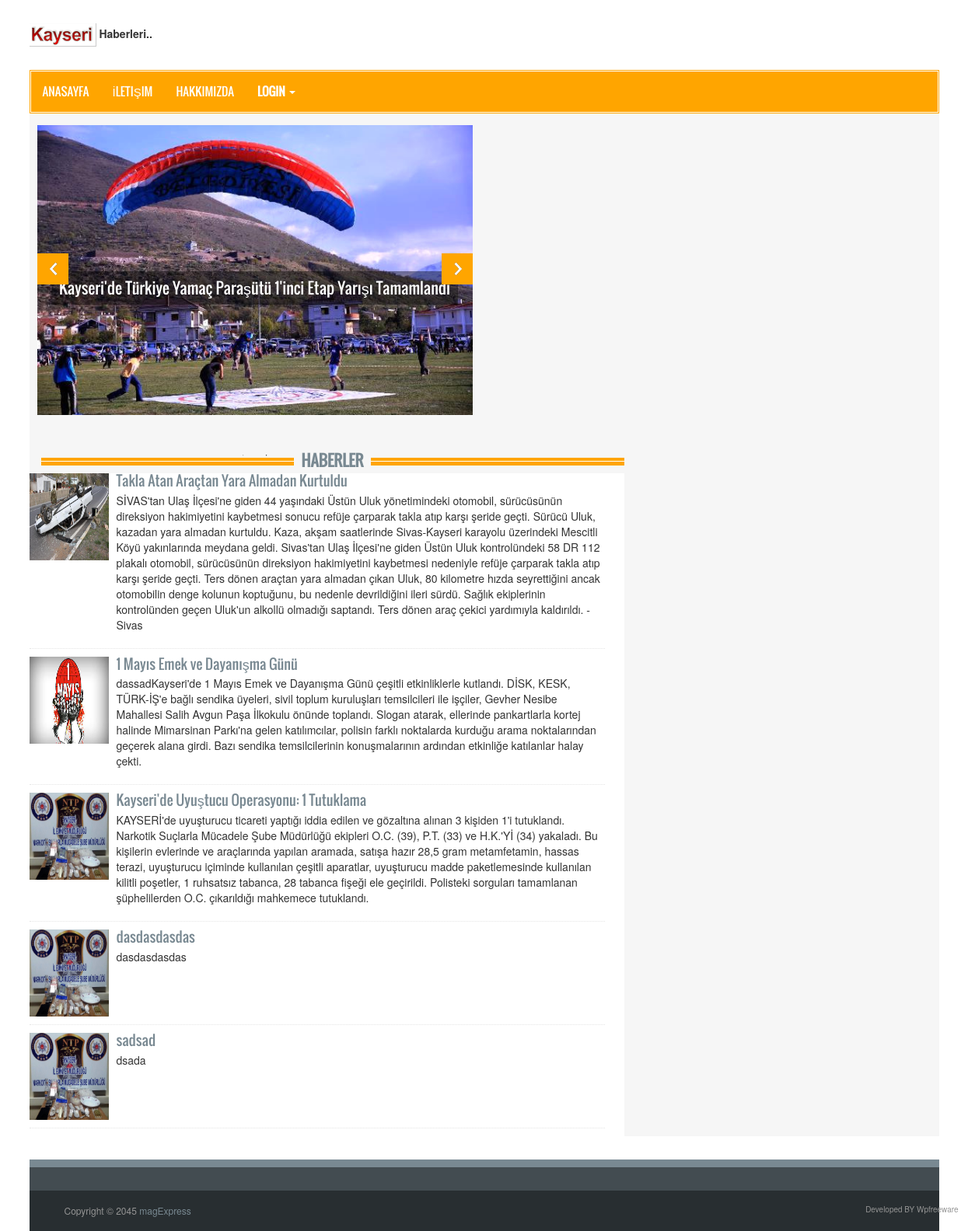
Screenshot of /habersitesi/index.php with the database file from the repository.
### tables this page shows
CREATE TABLE `slider` (
  `haber_id` int(11) NOT NULL,
  `haber_basligi` varchar(250) NOT NULL,
  `haber_icerigi` varchar(10000) NOT NULL,
  `haber_kategori` varchar(250) NOT NULL,
  `haber_resmi` varchar(500) NOT NULL
);

CREATE TABLE `haberler` (
  `haber_id` int(11) NOT NULL,
  `haber_basligi` varchar(250) NOT NULL,
  `haber_icerigi` varchar(10000) NOT NULL,
  `haber_kategori` varchar(200) NOT NULL,
  `haber_resmi` varchar(250) NOT NULL
);

### habersitesi/index.php (the view)
<?php include "header.php"; ?>
<?php include 'baglan.php'; ?>
<?php
  mysqli_query($baglanti, "SET NAMES UTF8");
$slider =mysqli_query($baglanti,"select * from slider");
$haber =mysqli_query($baglanti,"select * from haberler");
 ?>
  <section id="mainContent">
    <div class="content_top">
      <div class="row">
        <div class="col-lg-6 col-md-6 col-sm6">
          <div class="latest_slider">
            <div class="slick_slider">
             <?php while ($slidersor =  mysqli_fetch_array($slider)) {
              ?>
              <div class="single_iteam"><img src="<?php echo $slidersor['haber_resmi']; ?>" alt="">
                <h2><a class="slider_tittle" href="single.php?haber_id=<?php echo $slidersor['haber_id']; ?>"><?php echo $slidersor['haber_basligi'] ; ?></a></h2>
              </div>
              <?php } ?>
            </div>
          </div>
        </div>
      </div>
    </div>
    <div class="content_bottom">
      <div class="col-lg-8 col-md-8">
          <div class="single_category wow fadeInDown">
            <h2> <span class="bold_line"><span></span></span> <span class="solid_line"></span> <a class="title_text" href="#">Haberler</a> </h2>
            <div class="content_bottom_left">
              <ul class="small_catg">
                <?php while ($habersor =  mysqli_fetch_array($haber)) {
              ?>
                <li>
                  <div class="media wow fadeInDown"> <a class="media-left" href="single2.php?haber_=<?php echo $habersor['haber_id']; ?>"><img src="<?php echo $habersor['haber_resmi']; ?>" alt=""></a>
                    <div class="media-body">
                      <h4 class="media-heading"><a href='single2.php?haber_=<?php echo $habersor['haber_id'];?>'><?php echo $habersor['haber_basligi']; ?> </a></h4>
                      <p><?php echo $habersor['haber_icerigi'] ; ?> </p>
                    </div>
                  </div>
                </li>
                <?php } ?>
              </ul>
            </div>
          </div>
        </div>
      </div>
  </section>
<?php include "footer.php"; ?>

### habersitesi/header.php (shortened to what this page needs)
<!DOCTYPE html>
<html>
<head>
<link rel="stylesheet" type="text/css" href="assets/css/bootstrap.min.css">
<link rel="stylesheet" type="text/css" href="assets/css/font-awesome.min.css">
<link rel="stylesheet" type="text/css" href="assets/css/animate.css">
<link rel="stylesheet" type="text/css" href="assets/css/slick.css">
<link rel="stylesheet" type="text/css" href="assets/css/theme.css">
<link rel="stylesheet" type="text/css" href="assets/css/style.css">
</head>
<body>
<div class="container">
  <header id="header">
    <div class="row">
      <div class="col-lg-12 col-md-12">
        <div class="header_bottom">
          <div class="header_bottom_left"><a class="logo" href="index.html"><a href="#"><img src="images/logoo.png" alt=""></a> <span><strong>Haberleri..</strong></span></a></div>
        </div>
      </div>
    </div>
  </header>
  <div id="navarea">
    <nav class="navbar navbar-default" role="navigation">
      <div class="container-fluid">
        <div id="navbar" class="navbar-collapse collapse">
          <ul class="nav navbar-nav custom_nav">
            <li class=""><a href="index.php">AnaSayfa</a></li>
            <li class=""><a href="iletisimPage.php">İletişim</a></li>
            <li class=""><a href="hakkindaPage.php">Hakkımızda</a></li>
            <li class="dropdown">
          <a href="#" class="dropdown-toggle" data-toggle="dropdown"><b>Login</b> <span class="caret"></span></a>
        </li>
          </ul>
        </div>
      </div>
    </nav>
  </div>

### habersitesi/footer.php (shortened to what this page needs)
<footer id="footer">
  <div class="footer_top">
  </div>
  <div class="footer_bottom">
    <div class="container">
      <div class="row">
        <div class="col-lg-6 col-md-6 col-sm-6 col-xs-12">
          <div class="footer_bottom_left">
            <p>Copyright &copy; 2045 <a href="index.html">magExpress</a></p>
          </div>
        </div>
        <div class="col-lg-6 col-md-6 col-sm-6 col-xs-12">
          <div class="footer_bottom_right">
            <p>Developed BY Wpfreeware</p>
          </div>
        </div>
      </div>
    </div>
  </div>
</footer>
</body>
</html>

### habersitesi/assets/css/theme.css (style rules this page uses)
.navbar-default { background-color:#ffa500; border-color:#ffa500 }

### habersitesi/assets/css/style.css (style rules this page uses)
body { background-color:#fff; color:#333; overflow-x:hidden !important }
ul { padding:0; margin:0; list-style:none }
a { text-decoration:none; color:#798992 }
h2 { font-family:'Oswald',sans-serif; line-height:23px }
img { border:none }
#header { float:left; display:inline; width:100% }
.header_bottom { display:inline; float:left; width:100%; padding:30px 0px }
.header_bottom_left { float:left; display:inline; width:217px }
.logo { display:block; font-family:"Oswald",sans-serif; font-size:35px; font-weight:bold; line-height:32px; width:217px }
#navarea { float:left; display:inline; width:100% }
.navbar-default { border-radius:0; padding:0; margin-bottom:0px }
.container-fluid { padding-left:0; padding-right:0 }
.navbar-collapse { padding-left:0; padding-right:0 }
.custom_nav { border:1px solid #fff; width:100% }
.navbar-default .navbar-nav > li > a { color:#fff; display:block; font-family:"Oswald",sans-serif; font-size:15px; text-decoration:none; text-transform:uppercase; border-top:2px solid transparent; border-bottom:2px solid transparent; margin-top:-2px; margin-bottom:-2px; padding-bottom:17px; -webkit-transition:all 0.5s; -o-transition:all 0.5s; transition:all 0.5s }
#mainContent { background-color:#f6f6f6; display:inline; float:left; padding-top:15px; width:100% }
.content_top { float:left; display:inline; width:100% }
.latest_slider { float:left; display:inline; width:100%; padding-left:10px }
.single_iteam { position:relative }
.single_iteam img { width:100% }
.single_iteam h2 { display:inline-block; left:0; position:absolute; right:0; font-size:20px; text-align:center; top:45% }
.single_iteam h2 > a { background-color:rgba(0,0,0,0.4); color:#fff; display:inline-block; font-size:20px; padding:10px }
.single_category { float:left; display:inline; width:100% }
.single_category > h2, .archive_style_1 > h2 { text-align:center; font-size:20px; font-weight:700; margin-top:5px; text-transform:uppercase; position:relative }
.bold_line { bottom:0; display:block; height:10px; left:0; position:absolute; width:100% }
.title_text { background-color:#f6f6f6; display:inline-block; padding:0 10px; position:relative; top:5px; z-index:1 }
.content_bottom { float:left; display:inline; width:100% }
.content_bottom_left { background-color:#fff; display:inline; float:left; margin-left:-15px; min-height:300px; width:102%; padding-right:25px }
.small_catg li { border-bottom:1px dotted #e5e5e5; display:block; margin-bottom:10px; padding-bottom:10px; width:100% }
.media-left { width:112px; height:112px }
.media-left > img { width:100%; height:100% }
.media-heading a { font-family:"Oswald",sans-serif }
#footer { float:left; display:inline; width:100%; border-top:10px solid #798992; margin-top:30px }
.footer_top { background-color:#434c51; display:inline; float:left; padding:15px 0; width:100% }
.footer_bottom { float:left; display:inline; width:100%; background:none repeat scroll 0 0 #282e31; color:#eee; font-size:12px; padding:8px 20px }
.footer_bottom_left { float:left; display:inline; width:100% }
.footer_bottom_left p, .footer_bottom_right p { color:#949494; margin:9px 10px 10px }
.footer_bottom_right p { font-size:10px }
.footer_bottom_right { float:left; display:inline; width:100%; text-align:right }

### rows the page displays
slider: haber_resmi (picture), haber_basligi "Kayseri'de Türkiye Yamaç Paraşütü 1'inci Etap Yarışı Tamamlandı"
haberler: haber_resmi (picture), haber_basligi "Takla Atan Araçtan Yara Almadan Kurtuldu", haber_icerigi "SİVAS'tan Ulaş İlçesi'ne giden 44 yaşındaki Üstün Uluk yönetimindeki otomobil, sürücüsünün direksiyon hakimiyetini kaybetmesi sonucu refüje çarparak takla atıp karşı şeride geçti. Sürücü Uluk, kazadan yara almadan kurtuldu. Kaza, akşam saatlerinde Sivas-Kayseri karayolu üzerindeki Mescitli Köyü yakınlarında meydana geldi. Sivas'tan Ulaş İlçesi'ne giden Üstün Uluk kontrolündeki 58 DR 112 plakalı otomobil, sürücüsünün direksiyon hakimiyetini kaybetmesi nedeniyle refüje çarparak takla atıp karşı şeride geçti. Ters dönen araçtan yara almadan çıkan Uluk, 80 kilometre hızda seyrettiğini ancak otomobilin denge kolunun koptuğunu, bu nedenle devrildiğini ileri sürdü. Sağlık ekiplerinin kontrolünden…"
haberler: haber_resmi (picture), haber_basligi "1 Mayıs Emek ve Dayanışma Günü", haber_icerigi "dassadKayseri'de 1 Mayıs Emek ve Dayanışma Günü çeşitli etkinliklerle kutlandı. DİSK, KESK, TÜRK-İŞ'e bağlı sendika üyeleri, sivil toplum kuruluşları temsilcileri ile işçiler, Gevher Nesibe Mahallesi Salih Avgun Paşa İlkokulu önünde toplandı. Slogan atarak, ellerinde pankartlarla kortej halinde Mimarsinan Parkı'na gelen katılımcılar, polisin farklı noktalarda kurduğu arama noktalarından geçerek alana girdi. Bazı sendika temsilcilerinin konuşmalarının ardından etkinliğe katılanlar halay çekti."
haberler: haber_resmi (picture), haber_basligi "Kayseri'de Uyuştucu Operasyonu: 1 Tutuklama", haber_icerigi "KAYSERİ'de uyuşturucu ticareti yaptığı iddia edilen ve gözaltına alınan 3 kişiden 1'i tutuklandı. Narkotik Suçlarla Mücadele Şube Müdürlüğü ekipleri O.C. (39), P.T. (33) ve H.K.'Yİ (34) yakaladı. Bu kişilerin evlerinde ve araçlarında yapılan aramada, satışa hazır 28,5 gram metamfetamin, hassas terazi, uyuşturucu içiminde kullanılan çeşitli aparatlar, uyuşturucu madde paketlemesinde kullanılan kilitli poşetler, 1 ruhsatsız tabanca, 28 tabanca fişeği ele geçirildi. Polisteki sorguları tamamlanan şüphelilerden O.C. çıkarıldığı mahkemece tutuklandı."
haberler: haber_resmi (picture), haber_basligi "dasdasdasdas", haber_icerigi "dasdasdasdas"
haberler: haber_resmi (picture), haber_basligi "sadsad", haber_icerigi "dsada"
